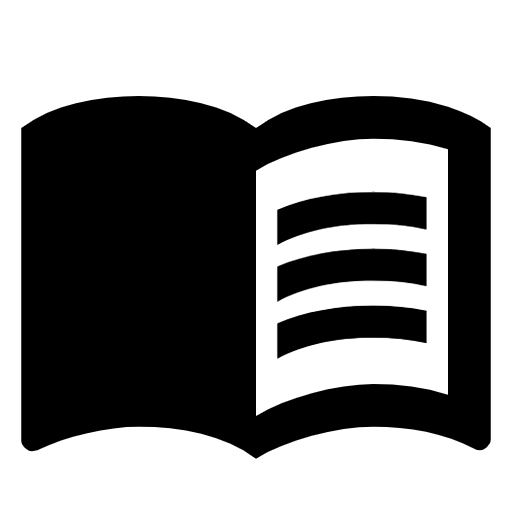
#> input picture assets/book.png, 512 x 512 px, given in place of app_icon.png, which was not available
$ python convert_icons.py
#> lines starting #> are read from the running program, lines starting #| are printed output that depends on the picture
from PIL import Image
import sys
import os
import platform
import subprocess
from pathlib import Path

ROOT = Path(__file__).resolve().parents[1]
ASSETS = ROOT / "assets"
ASSETS.mkdir(exist_ok=True)

png_path = ASSETS / "app_icon.png"

# --- Windows .ico ---
ico_path = ASSETS / "win.ico"
img = Image.open(png_path)
#> img is the input picture: PIL image 512x512 RGBA; mean R, G, B, A 0, 0, 0, 119.5
img.save(ico_path, format="ICO", sizes=[(16,16), (32,32), (48,48), (64,64), (128,128), (256,256)])
print(f"Windows icon created → {ico_path}")

# --- macOS .icns ---
if platform.system().lower() == "darwin":
    iconset_dir = ASSETS / "tmp.iconset"
    iconset_dir.mkdir(exist_ok=True)

    # Export standard macOS iconset sizes
    for size in [16, 32, 64, 128, 256, 512, 1024]:
        resized = img.resize((size, size))
        resized.save(iconset_dir / f"icon_{size}x{size}.png")
        resized.save(iconset_dir / f"icon_{size}x{size}@2x.png")

    icns_path = ASSETS / "mac.icns"

    # Use macOS built-in iconutil command
    try:
        subprocess.run(["iconutil", "-c", "icns", str(iconset_dir), "-o", str(icns_path)], check=True)
        print(f"macOS icon created → {icns_path}")
    except Exception as e:
        print(f"macOS icon generation failed: {e}")

    # Clean up temporary folder
    for file in iconset_dir.glob("*.png"):
        file.unlink()
    iconset_dir.rmdir()
else:
    print("Skipping macOS .icns creation (not on macOS).")

# --- Linux PNG (copy/resize) ---
linux_path = ASSETS / "linux.png"
img.resize((256, 256)).save(linux_path, format="PNG")
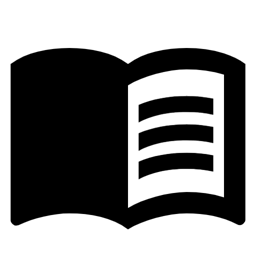
#> saved as linux.png: PIL image 256x256 RGBA; mean R, G, B, A 0, 0, 0, 119.5; transparent parts drawn white
print(f"Linux icon created → {linux_path}")

print("\nAll platform icons generated successfully!")

$ run again, on Categorical_Feature_Distributions.png
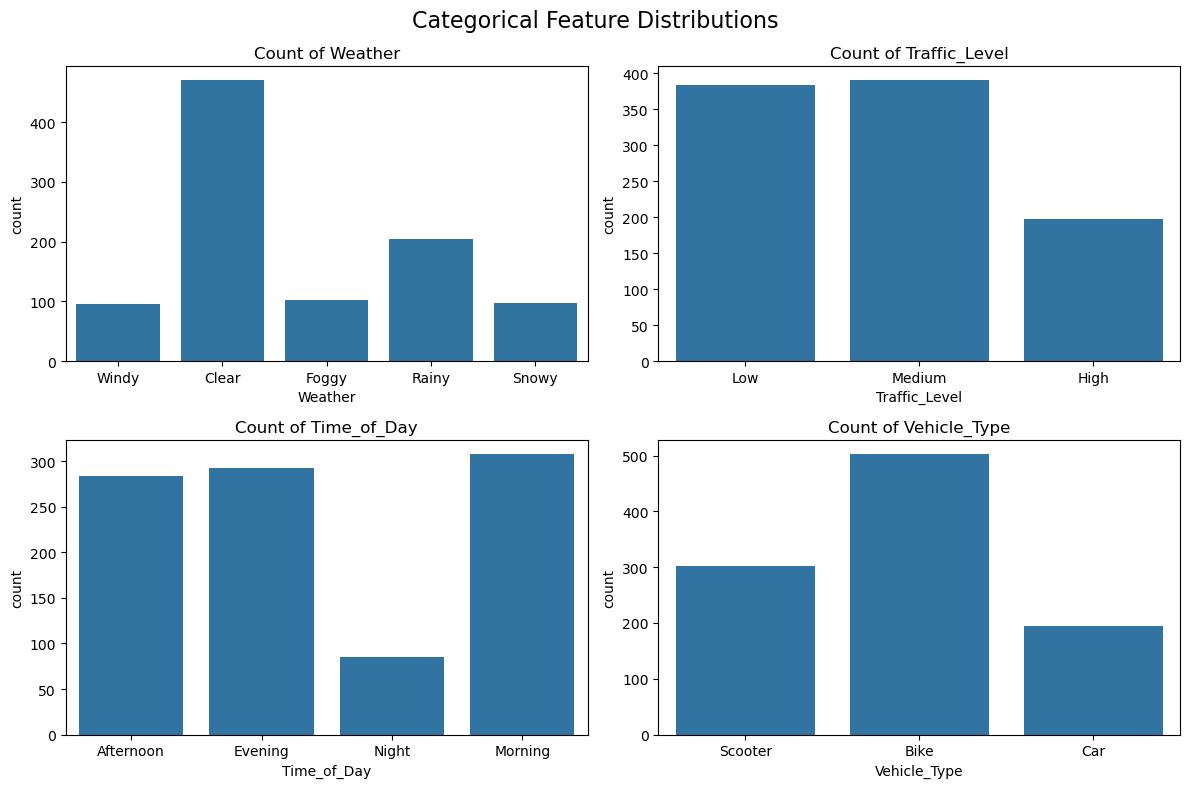
#> input picture Categorical_Feature_Distributions.png, 1189 x 788 px, given in place of app_icon.png, which was not available
#> img is the input picture: PIL image 1189x788 RGBA; mean R, G, B, A 181.4, 203.7, 218.8, 255
#> `img.resize((256, 256)).save(linux_path, format="PNG")`:
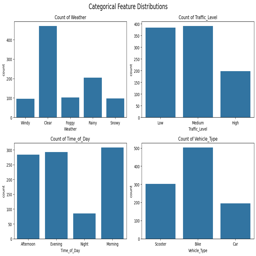
#> saved as linux.png: PIL image 256x256 RGBA; mean R, G, B, A 181, 203.3, 218.5, 255
